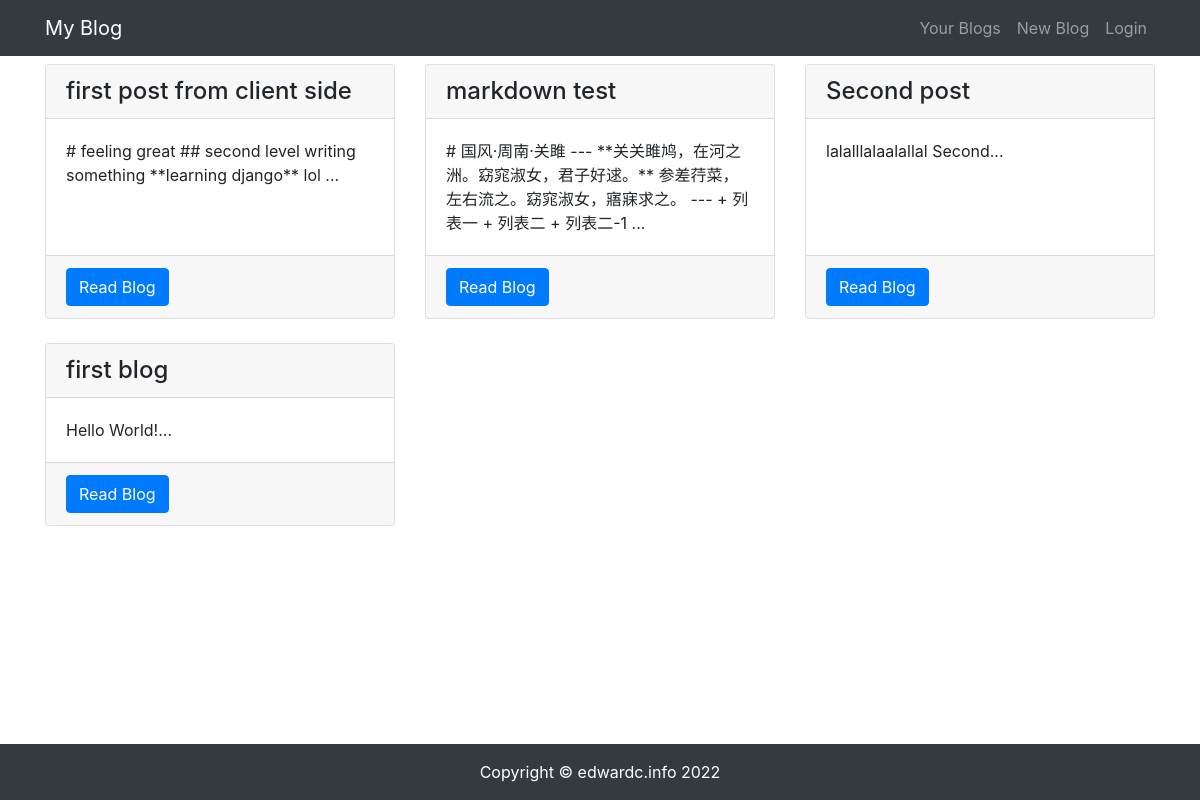
Page /article/article-list/ on the committed database.
### article/models.py (models this page shows, shortened)
class ArticlePost(models.Model):
    author = models.ForeignKey(User, on_delete=models.CASCADE)
    title = models.CharField(max_length=100)
    body = models.TextField()
    created = models.DateTimeField(default=timezone.now)
    updated = models.DateTimeField(auto_now=True)
    class Meta:
        ordering = ('-created',)

### article/views.py (the view)
# urls.py: path('article-list/', views.article_list, name='article_list'),
def article_list(request):
    articles = ArticlePost.objects.all()
    context = {'articles': articles}
    return render(request, 'article/list.html', context)

### templates/article/list.html (shortened to what this page needs)
{% extends "base.html" %}
{% load staticfiles %}
{% block content %}
<div class="container">
    <div class="row mt-2">
        {% for article in articles %}
        <div class="col-4 mb-4">
            <div class="card h-100">
                <h4 class="card-header">{{ article.title }}</h4>
                <div class="card-body">
                    <p class="card-text">{{ article.body|slice:'100' }}...</p>
                </div>
                <div class="card-footer">
                    <a href="{% url 'article:article_detail' article.id %}" class="btn btn-primary">Read Blog</a>
                </div>
            </div>
        </div>
        {% endfor %}
    </div>
</div>
{% endblock content %}

### rows in the picture
ArticlePost: title "first post from client side", body "# feeling great ## second level writing something **learning django** lol"
ArticlePost: title "markdown test", body "# 国风·周南·关雎 --- **关关雎鸠，在河之洲。窈窕淑女，君子好逑。** 参差荇菜，左右流之。窈窕淑女，寤寐求之。 --- + 列表一 + 列表二 + 列表二-1"
ArticlePost: title "Second post", body "lalalllalaalallal Second"
ArticlePost: title "first blog", body "Hello World!"
